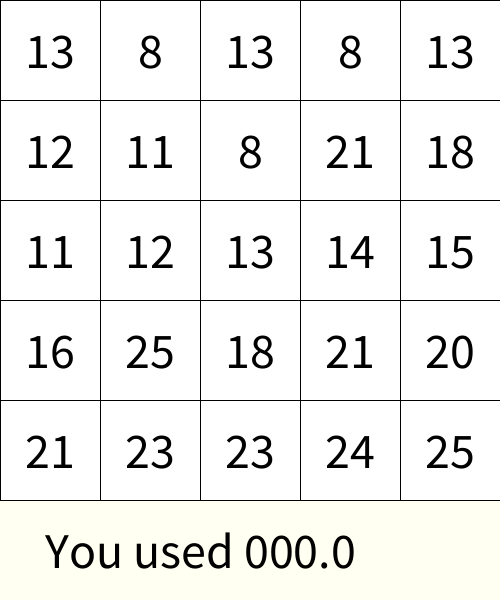
Frame 1 (no input)
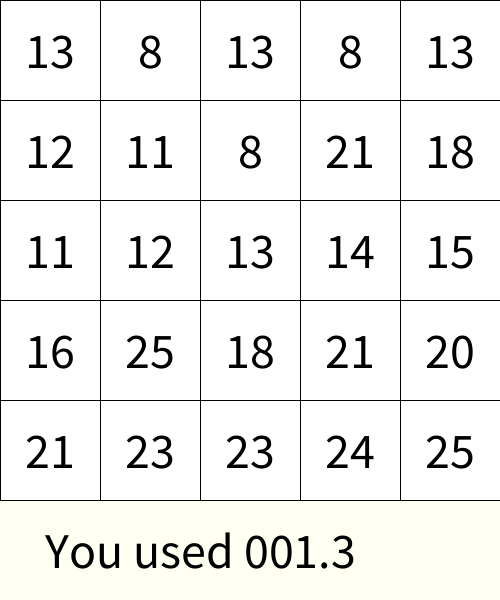
Frame 60 (the mouse pressed at the canvas centre just before this capture)
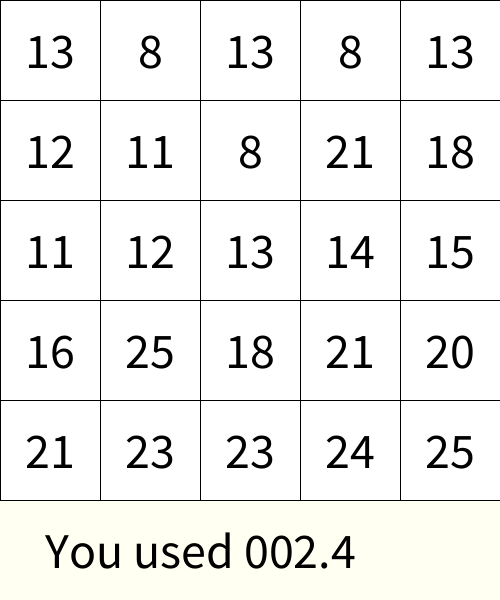
Frame 120 (the mouse held since frame 60 and released just before this capture)

The Processing sketch that drew these frames (run headless with seeded random() and noise(); from frame 60 on, the mouse is pressed at the canvas centre):

// Processing sketch: week06_9_schulte_table09_mousePressed_crash_if_proctect_shuffle
// ── week06_9_schulte_table09_mousePressed_crash_if_proctect_shuffle.pde
///week06_9_schulte_table09_mousePressed_crash_if_proctect_shuffle_random
int [][] table = new int[5][5];
void setup() {
  size(500, 600);
  textSize(50);
  textAlign(CENTER, CENTER);
  int []numbers = {1, 2, 3, 4, 5, 6, 7, 8, 9, 10, 11, 12, 13, 14, 15, 16, 17, 18, 19, 20, 21, 22, 23, 24, 25};
  for (int i=numbers.length - 1; i>0; i--) {
    int j = int(random(i+1));
    int temp = numbers[i];
    numbers[i] = numbers[i];
    numbers[j] = temp;
  }
  int index=0;
  for (int i=0; i<5; i++) {
    for (int j=0; j<5; j++) {
      table[i][j] = numbers[index++];
    }
  }
  starT = millis();
}
int starT = 0;
int [][] pressed = new int[5][5];
void draw() {
  background(#FFFFF2);
  for (int i=0; i<5; i++) {
    for (int j=0; j<5; j++) {
      if (pressed[i][j]==1)  fill(128);
      else fill(255);
      rect(j*100, i*100, 100, 100);
      fill(0);
      text(""+table[i][j], 50+j*100, 50+i*100);
    }
  }
  text("You used "+nf((millis() - starT)/1000.0, 3, 1), 200, 550);
}
int want = 1;
void mousePressed() {
  int i= mouseY/100, j = mouseX/100;
  if (table[i][j]==want) {
    pressed[i][j] = 1;
    want++;
  }
}
